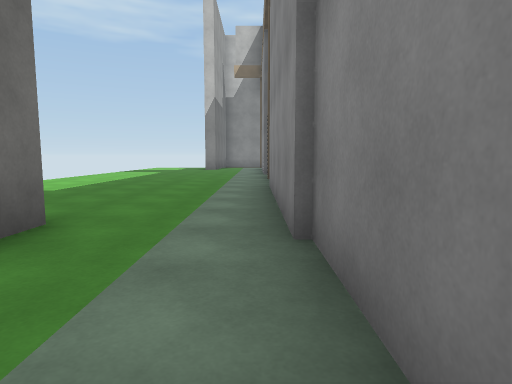
View 1 (above)

23 first-person views from a walk through a scene from a Unity 3-D project. The camera is 1.2 m above the floor, tilts 6° down and sees 75° across. The floor is counted in squares, 2 m on a side. Each view is taken from the middle of a square. On the plan, view 1 faces up. The plan holds only what a view shows up to about 10 squares ahead; the rest is blank. The place goes on beyond the plan. The player is left out. Surface patterns are stand-ins for the level's own textures.

View 2
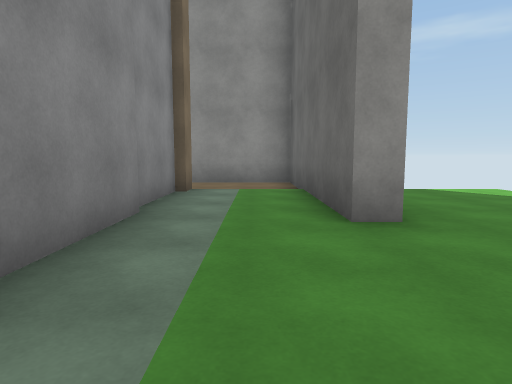

View 3
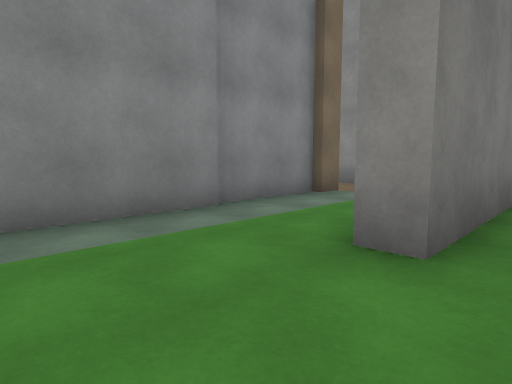

View 4
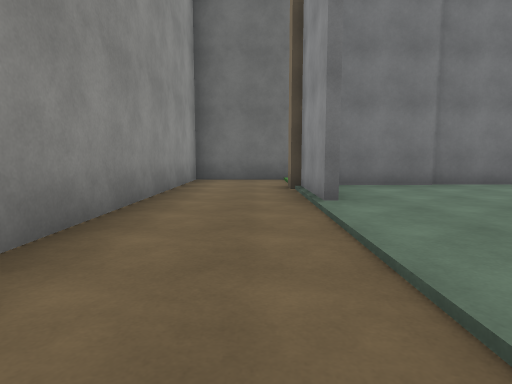

View 5
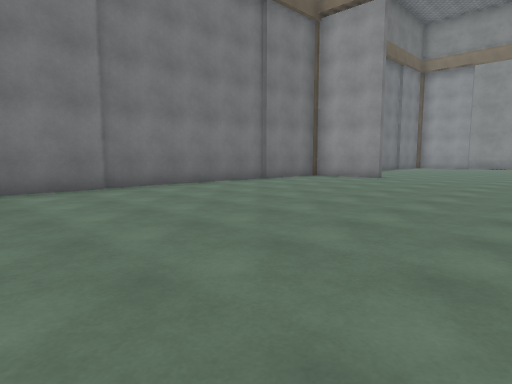

View 6
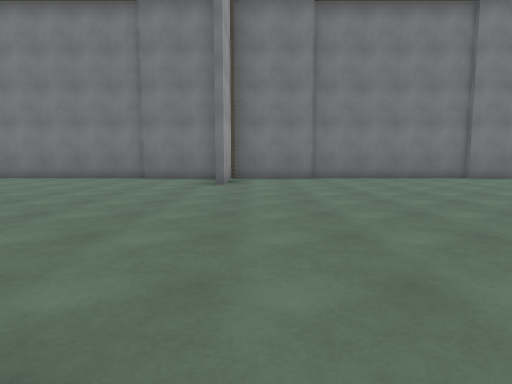

View 7
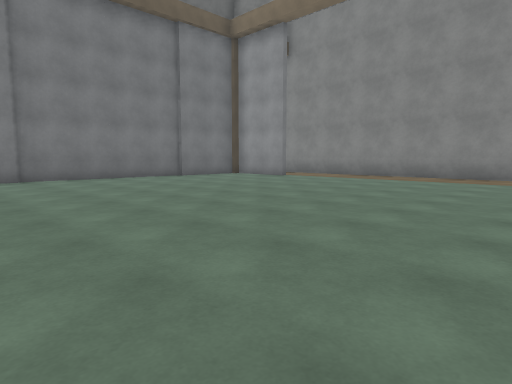

View 8
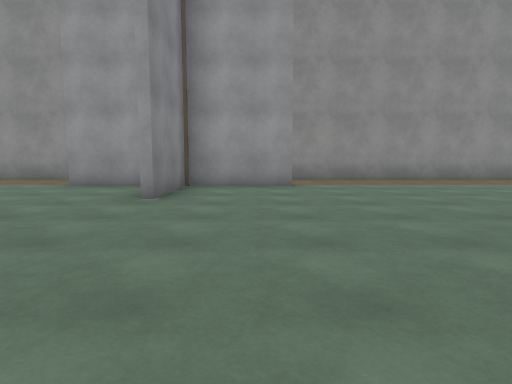

View 9
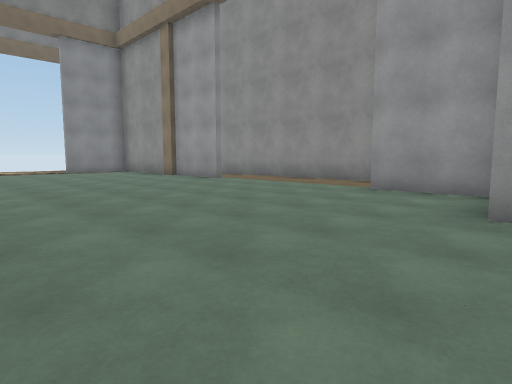

View 10
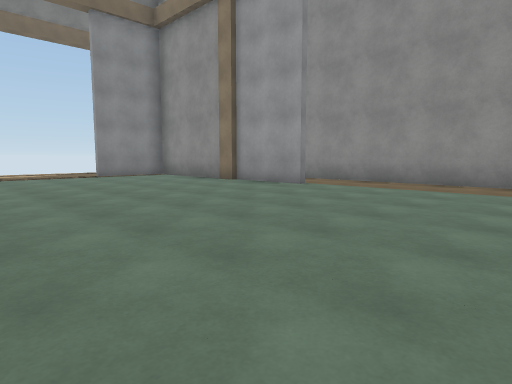

View 11
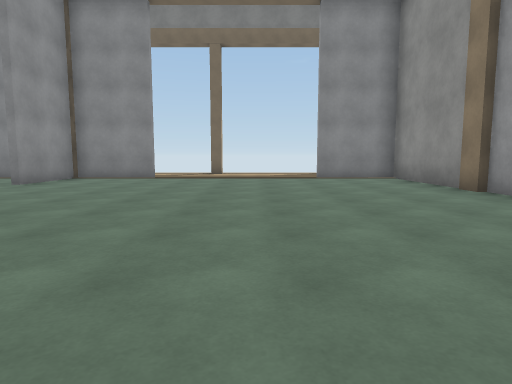

View 12
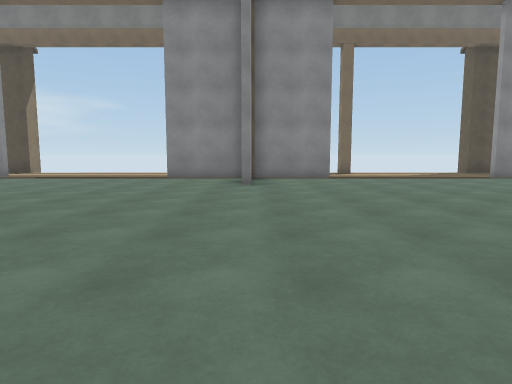

View 13
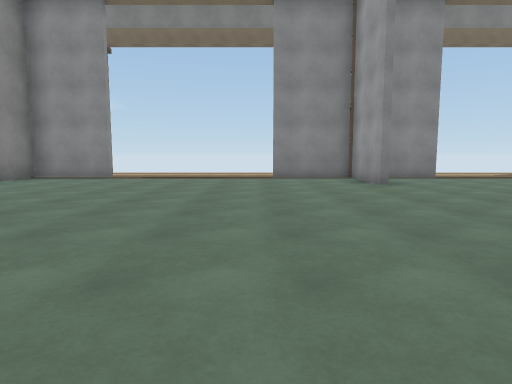

View 14
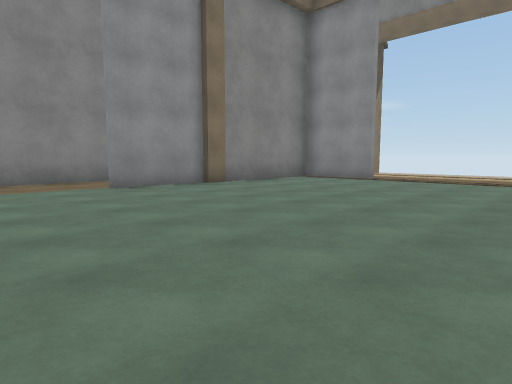

View 15
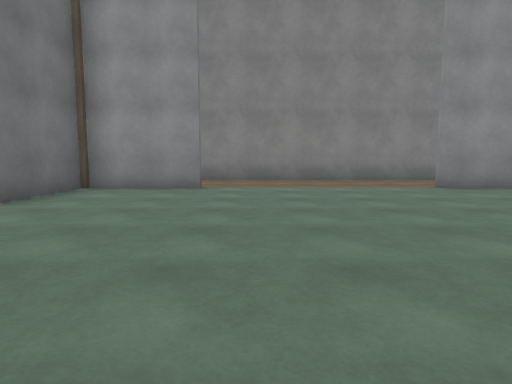

View 16
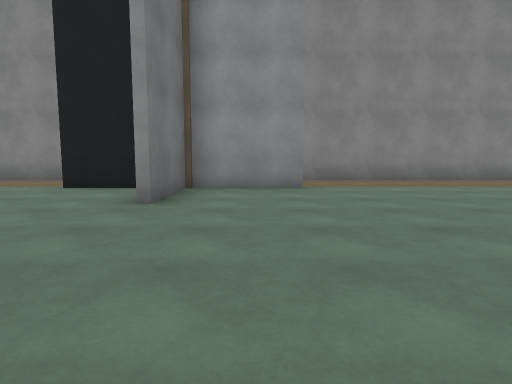

View 17
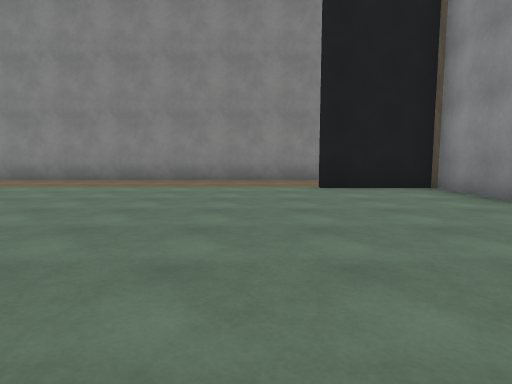

View 18
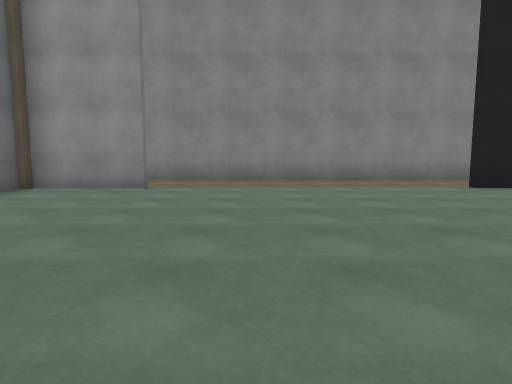

View 19
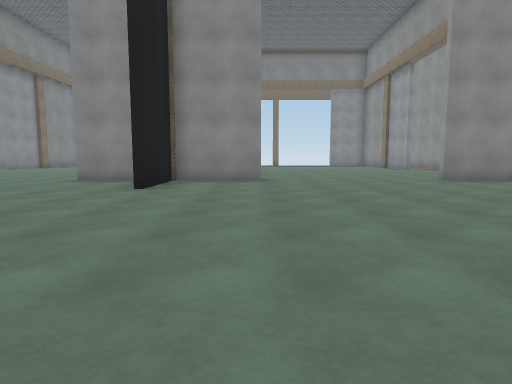

View 20
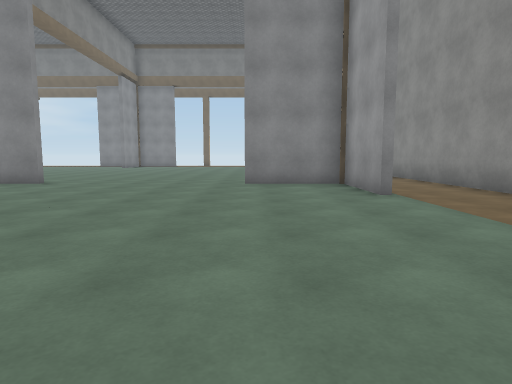

View 21
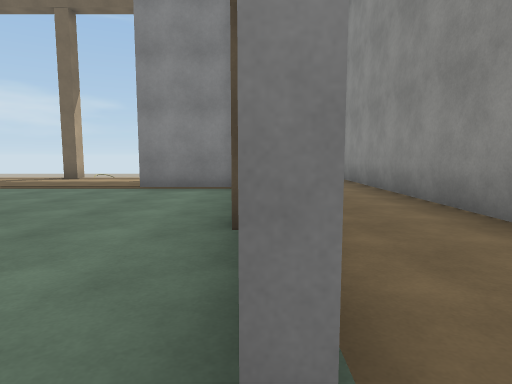

View 22
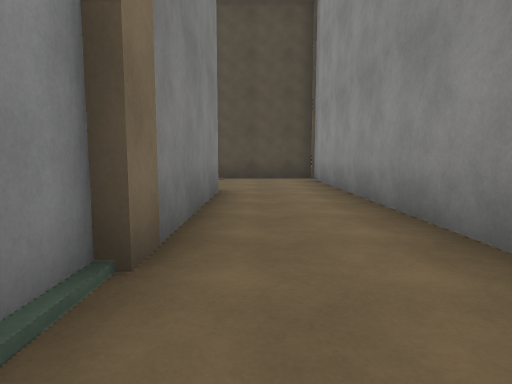

View 23
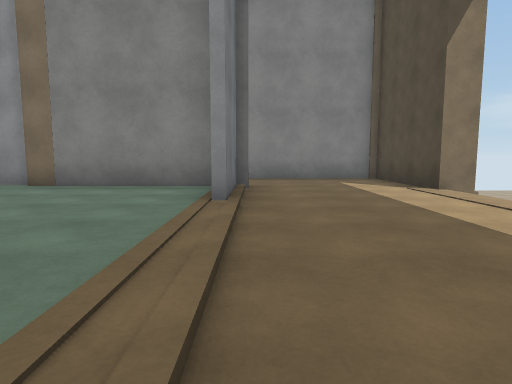

### Floor plan
Points are (right, up) in squares from view 1. A wall is a line through its corners. A room is listed if a view was taken in it or the views show most of it. See-through windows are left out.
Room 1 (view 1)
walls: (0.8, -0.3) (0.2, -0.3) (0.2, 0.2); (0.4, 0.1) (0.4, 2.6); (2.9, -0.2) (0.8, -0.2); (-1.9, 2.9) (-1.9, -2.6) (2.6, -2.6)
ways out: opening at (-1, 2) to room 2; opening at (1.5, -1.5) to room 3
Room 2 (views 2, 3)
walls: (0.4, 2.6) (0.4, 6.6); (-2.4, 0) (-2.4, 2.9) (-1.9, 2.9)
ways out: opening at (-1, 2) to room 1
Room 3 (views 4, 5, 6, 7, 8, 9, 10, 11, 12, 13, 14, 15, 16, 17, 18, 19, 20, 21, 22, 23)
walls: (11.5, 10) (11.5, 11.6); (11.5, 6.8) (11.5, 9.1) (9.3, 9.1); (22.1, 9.3) (24.4, 9.3) (24.4, 11.5); (11.5, 16.5) (11.5, 18.5) (9.2, 18.5); (14, 18.5) (11.7, 18.5) (11.7, 16.1); (24.4, 6.9) (24.4, 9.1) (22.1, 9.1); (20.8, 18.5) (18.5, 18.5); (12, 0) (14, 0); (18.5, 0) (20.8, 0); (24.4, 16.1) (24.4, 18.3) (20.6, 18.3); (20.6, 0.2) (21.2, 0.2); (9.3, 0) (11.5, 0) (11.5, 2.2); (20.8, -0.2) (20, -0.2); (21.3, 0) (24.4, 0) (24.4, 2.2); (11, 21.2) (0.9, 21.2); (2.9, 9.1) (1.9, 9.1); (20.1, 21.2) (13.5, 21.2); (24.6, 18.4) (24.6, 16.1); (28, 5.2) (28, 5.8); (24.9, -0.3) (20.6, -0.3); (0.5, 8.9) (0.5, 0.5); (2.9, 18.5) (0.5, 18.5) (0.5, 9.3) (2.8, 9.3); (29, 18) (28.3, 18) (28.3, 21.2) (24.8, 21.2); (2.6, -2.6) (28.3, -2.6) (28.3, 0.1)
ways out: opening at (1.5, -1.5) to room 1; gap at (29, 18)

Where each view was taken, in squares from view 1:
view 1: 0 up, 0 right, facing up
view 2: 6 up, 1 left, facing down
view 3: 5 up, 3 left, facing down-right
view 4: 1 down, 7 right, facing left
view 5: 0 up, 7 right, facing up-left
view 6: 10 up, 10 right, facing left
view 7: 10 up, 10 right, facing up-left
view 8: 7 up, 10 right, facing down
view 9: 6 up, 11 right, facing down-right
view 10: 6 up, 14 right, facing down-right
view 11: 4 up, 15 right, facing right
view 12: 9 up, 15 right, facing right
view 13: 12 up, 15 right, facing right
view 14: 12 up, 16 right, facing up-right
view 15: 12 up, 15 right, facing up
view 16: 12 up, 13 right, facing up
view 17: 12 up, 8 right, facing up
view 18: 12 up, 5 right, facing up
view 19: 7 up, 3 right, facing right
view 20: 2 up, 4 right, facing right
view 21: 0 up, 18 right, facing right
view 22: 1 down, 19 right, facing right
view 23: 12 up, 25 right, facing up
